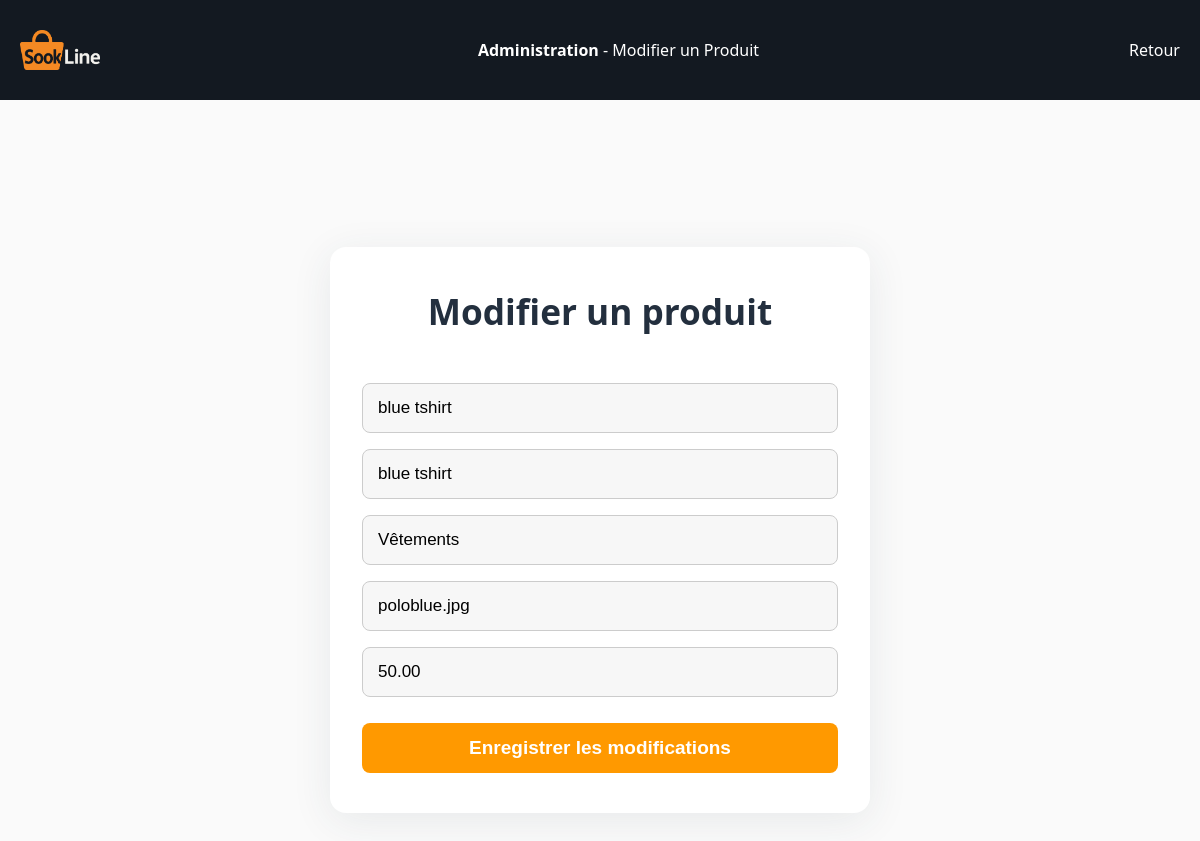
Page /edit_product.php?id=1 on the committed database.
### tables this page shows
CREATE TABLE `produits` (
  `id` int(11) NOT NULL,
  `nom` varchar(255) NOT NULL,
  `description` text DEFAULT NULL,
  `categorie` varchar(100) DEFAULT NULL,
  `img` varchar(255) DEFAULT NULL,
  `prix` decimal(10,2) NOT NULL,
  `avis` float DEFAULT 0
);

### edit_product.php (the view, shortened to what this page needs)
<?php
require_once 'db.php';
$id = $_GET['id'] ?? null;
if ($id) {
    $stmt = $conn->prepare("SELECT * FROM produits WHERE id = ?");
    $stmt->bind_param("i", $id);
    $stmt->execute();
    $product = $stmt->get_result()->fetch_assoc();
} else {
    header('Location: produits.php');
    exit();
}
?>
<!DOCTYPE html>
<html lang="fr">
<head>
  <link rel="stylesheet" href="style.css">
</head>
<body>
    <div class="top-bar">
        <img src="logo.png" alt="Logo" class="logo-img">
        <div><strong>Administration</strong> - Modifier un Produit</div>
        <div><a href="produits.php" style="color:white; text-decoration:none;">Retour</a></div>
    </div>
    <div class="content-container">
        <div class="dashboard-card">
            <h1>Modifier un produit</h1>
            <form method="post">
                <input type="text" name="nom" value="<?= htmlspecialchars($product['nom']) ?>" placeholder="Nom du produit" required>
                <input type="text" name="desc" value="<?= htmlspecialchars($product['description']) ?>" placeholder="Description" required>
                <input type="text" name="categorie" value="<?= htmlspecialchars($product['categorie']) ?>" placeholder="Catégorie" required>
                <input type="text" name="img" value="<?= htmlspecialchars($product['img']) ?>" placeholder="Lien de l'image" required>
                <input type="number" name="prix" value="<?= htmlspecialchars($product['prix']) ?>" placeholder="Prix (DH)" min="1" required>
                <input type="submit" value="Enregistrer les modifications">
            </form>
        </div>
    </div>
</body>
</html>

### style.css (style rules this page uses)
* { margin: 0; padding: 0; box-sizing: border-box; }
body { font-family: Arial, sans-serif; transition: background-color 0.3s ease; }
.top-bar { background-color: #131921; color: white; display: flex; align-items: center; justify-content: space-between; padding: 10px 20px; }
.logo-img { width: 90px; height: 40px; object-fit: contain; }
.logo-img { width: 80px; height: 80px; margin-right: 8px; }

### edit_product.php (style rules this page uses)
body { background: #fafafa; margin: 0; font-family: 'Segoe UI', Tahoma, Geneva, Verdana, sans-serif; }
.content-container { display: flex; justify-content: center; align-items: center; min-height: 100vh; padding-top: 60px; }
.dashboard-card { background: #fff; border-radius: 16px; box-shadow: 0 8px 40px rgba(44,62,80,0.09); padding: 40px 32px; width: 100%; max-width: 540px; margin: 40px auto; display: flex; flex-direction: column; gap: 24px; }
.dashboard-card h1 { text-align: center; color: #232f3e; font-size: 2.2rem; margin-bottom: 24px; font-weight: 700; }
form { display: flex; flex-direction: column; gap: 16px; }
input[type="text"], input[type="number"] { padding: 14px 15px; font-size: 17px; border: 1px solid #ccc; border-radius: 8px; transition: border 0.3s; background: #f7f7f7; }
input[type="submit"] { background: #ff9900; color: white; border: none; padding: 14px 0; font-size: 19px; border-radius: 8px; cursor: pointer; font-weight: 600; margin-top: 10px; transition: background 0.2s; }

### rows in the picture
produits: nom "blue tshirt", desc "blue tshirt", categorie "Vêtements", img "poloblue.jpg", prix "50.00"
